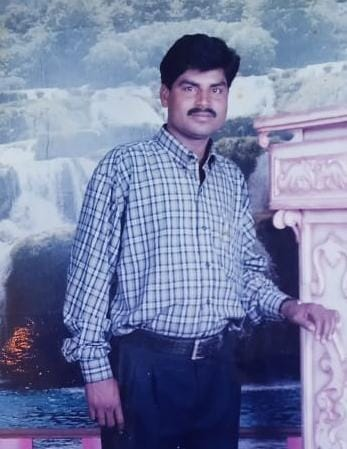
#> input picture before.jpeg, 347 x 449 px, found by its file name
$ python sketch.py
#> lines starting #> are read from the running program, lines starting #| are printed output that depends on the picture
import cv2

#Get the image location and image file name
img_location='C:/Users/Acer/PycharmProjects/hello.py/'
filename='before.jpeg'

#read in the image
img=cv2.imread(img_location+filename)
#> img is the input picture: shape (449, 347, 3); mean B, G, R 163, 126.8, 118.2


#Convert the image to gray scale
gray_image=cv2.cvtColor(img,cv2.COLOR_BGR2GRAY)
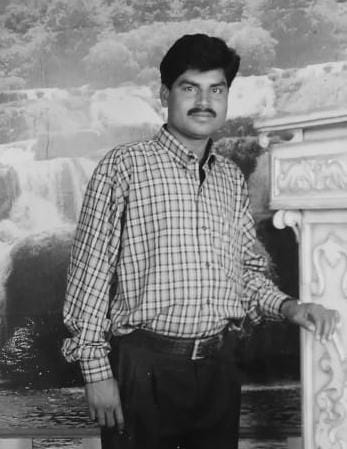
#> gray_image: shape (449, 347); min 5, max 230, mean 128.3

#Invert the image
Inverted_gray_image=255 - gray_image
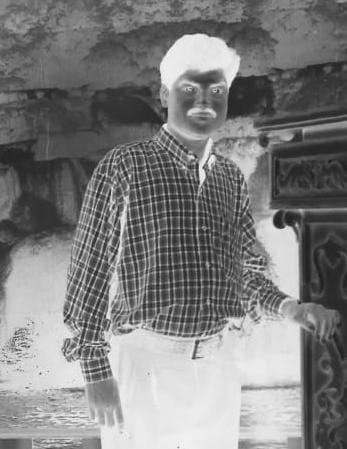
#> Inverted_gray_image: shape (449, 347); min 25, max 250, mean 126.7

#Blur the image
blurred_img=cv2.GaussianBlur(Inverted_gray_image,(21,21),0)
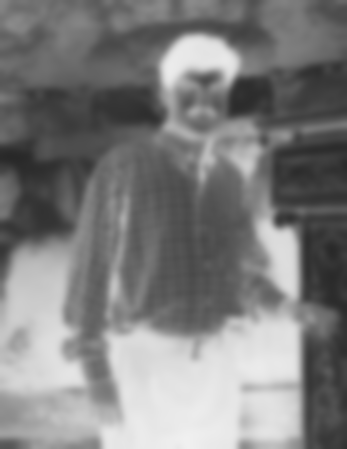
#> blurred_img: shape (449, 347); min 40, max 240, mean 126.7

#invert the blur image
inverted_blur_image=255-blurred_img
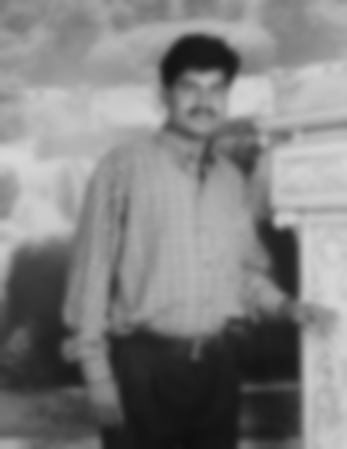
#> inverted_blur_image: shape (449, 347); min 15, max 215, mean 128.3

#Convert the image into the pencil sketch
pencil_sketch=cv2.divide(gray_image,inverted_blur_image,scale=256.0)
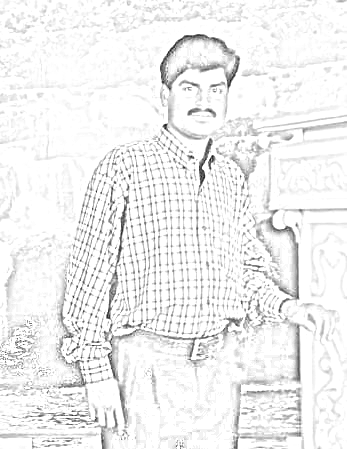
#> pencil_sketch: shape (449, 347); min 19, max 255, mean 240.3

#showing the image
cv2.imshow('Original Image',img)
cv2.imshow('Pencil Sketch Image',pencil_sketch)
cv2.waitKey(0)
